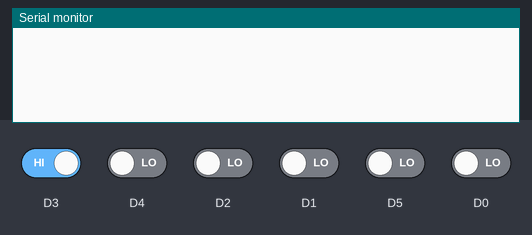
The sketch below on a simulated ESP8266 (NodeMCU). Shown: the last lines printed to the serial monitor. The inputs (shaded band) are chosen by the test bench; at power-on: D3 HIGH, D0–2, D4, D5 LOW.

Above: at 1.2 s.
1.3 s: D3 driven LOW
At 2.5 s:
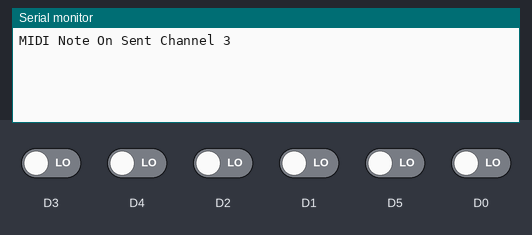
2.8 s: D3 driven HIGH
At 3.9 s:
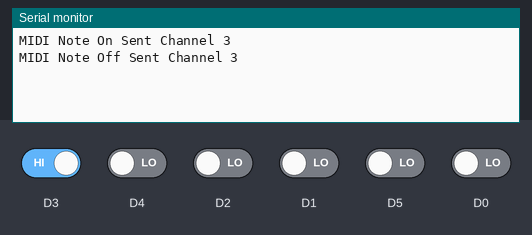
4.3 s: D4 driven HIGH
At 5.1 s:
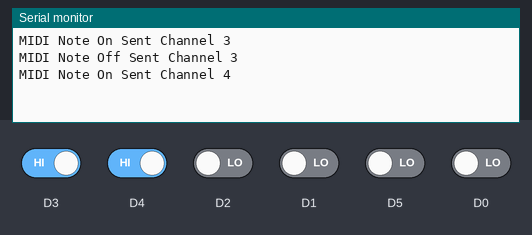
5.8 s: D2 driven HIGH
At 6.2 s:
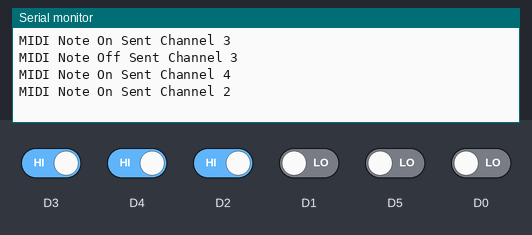
7.3 s: D1 driven HIGH
At 8.5 s:
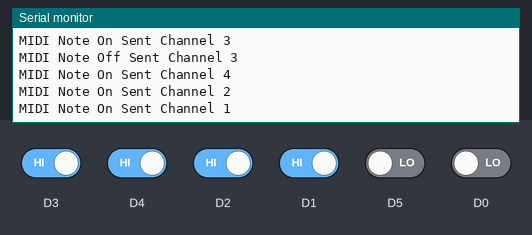
8.8 s: D5 driven HIGH
At 9.7 s:
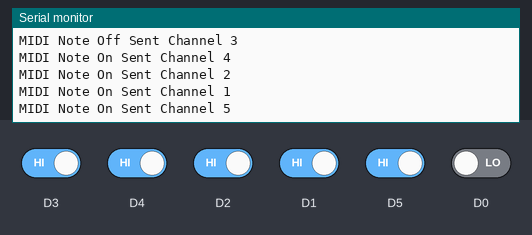
Timing chart, 0 to 11.3 s (numbered marks = the images above; inputs shaded):
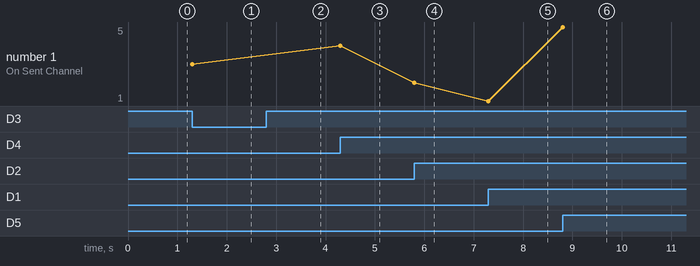

The sketch:

Footswitch_Code.ino
```cpp
void setup() {
  Serial.begin(9600);
  Serial1.begin(31250);
  pinMode(D0, INPUT);
  pinMode(D1, INPUT);
  pinMode(D2, INPUT);
  pinMode(D3, INPUT);
  pinMode(D4, INPUT);
  pinMode(D5, INPUT);
  attachInterrupt(digitalPinToInterrupt(D0), ISR0, CHANGE);
  attachInterrupt(digitalPinToInterrupt(D1), ISR1, CHANGE);
  attachInterrupt(digitalPinToInterrupt(D2), ISR2, CHANGE);
  attachInterrupt(digitalPinToInterrupt(D3), ISR3, CHANGE);
  attachInterrupt(digitalPinToInterrupt(D4), ISR4, CHANGE);
  attachInterrupt(digitalPinToInterrupt(D5), ISR5, CHANGE);

}
//default states
  volatile bool off0 = true;
  volatile bool off1 = true;
  volatile bool off2 = true;
  volatile bool off3 = true;
  volatile bool off4 = true;
  volatile bool off5 = true;

//channel 0
void MIDIOff0(){
  byte midiNoteOff0[] = {0x80};
  Serial1.write(midiNoteOff0, sizeof(midiNoteOff0));
  Serial.println("MIDI Note Off Sent Channel 0");

}
void MIDIOn0(){
  byte midiNoteOn0[] = {0x90};
  Serial1.write(midiNoteOn0, sizeof(midiNoteOn0));
  Serial.println("MIDI Note On Sent Channel 0");
}

//channel 1
void MIDIOff1(){
  byte midiNoteOff1[] = {0x81};
  Serial1.write(midiNoteOff1, sizeof(midiNoteOff1));
  Serial.println("MIDI Note Off Sent Channel 1");

}
void MIDIOn1(){
  byte midiNoteOn1[] = {0x91};
  Serial1.write(midiNoteOn1, sizeof(midiNoteOn1));
  Serial.println("MIDI Note On Sent Channel 1");
}

//channel 2
void MIDIOff2(){
  byte midiNoteOff2[] = {0x82};
  Serial1.write(midiNoteOff2, sizeof(midiNoteOff2));
  Serial.println("MIDI Note Off Sent Channel 2");

}
void MIDIOn2(){
  byte midiNoteOn2[] = {0x92};
  Serial1.write(midiNoteOn2, sizeof(midiNoteOn2));
  Serial.println("MIDI Note On Sent Channel 2");
}

//channel 3
void MIDIOff3(){
  byte midiNoteOff3[] = {0x83};
  Serial1.write(midiNoteOff3, sizeof(midiNoteOff3));
  Serial.println("MIDI Note Off Sent Channel 3");

}
void MIDIOn3(){
  byte midiNoteOn3[] = {0x93};
  Serial1.write(midiNoteOn3, sizeof(midiNoteOn3));
  Serial.println("MIDI Note On Sent Channel 3");
}

//channel 4
void MIDIOff4(){
  byte midiNoteOff4[] = {0x84};
  Serial1.write(midiNoteOff4, sizeof(midiNoteOff4));
  Serial.println("MIDI Note Off Sent Channel 4");

}
void MIDIOn4(){
  byte midiNoteOn4[] = {0x94};
  Serial1.write(midiNoteOn4, sizeof(midiNoteOn4));
  Serial.println("MIDI Note On Sent Channel 4");
}

//channel 5
void MIDIOff5(){
  byte midiNoteOff5[] = {0x85};
  Serial1.write(midiNoteOff5, sizeof(midiNoteOff5));
  Serial.println("MIDI Note Off Sent Channel 5");

}
void MIDIOn5(){
  byte midiNoteOn5[] = {0x95};
  Serial1.write(midiNoteOn5, sizeof(midiNoteOn5));
  Serial.println("MIDI Note On Sent Channel 5");
}


void ISR0(){
  if (off0){
    MIDIOn0();
    off0 = false;
  } else {
    MIDIOff0();
    off0 = true;
  }
}


void ISR1(){
  if (off1){
    MIDIOn1();
    off1 = false;
  } else {
    MIDIOff1();
    off1 = true;
  }
}

void ISR2(){
  if (off2){
    MIDIOn2();
    off2 = false;
  } else {
    MIDIOff2();
    off2 = true;
  }
}

void ISR3(){
  if (off3){
    MIDIOn3();
    off3 = false;
  } else {
    MIDIOff3();
    off3 = true;
  }
}

void ISR4(){
  if (off4){
      MIDIOn4();
      off4 = false;
    } else {
      MIDIOff4();
      off4 = true;
    }
}

void ISR5(){
   if (off5){
      MIDIOn5();
      off5 = false;
    } else {
      MIDIOff5();
      off5 = true;
    }
}

void loop() {

}
```

Measured:
- after the input at 1.3 s, the serial monitor: prints a new line at once (image 1)
- after the input at 2.8 s, the serial monitor: prints a new line at once (image 2)
- after the input at 4.3 s, the serial monitor: prints a new line at once (image 3)
- after the input at 5.8 s, the serial monitor: prints a new line at once (image 4)
- after the input at 7.3 s, the serial monitor: prints a new line at once (image 5)
- after the input at 8.8 s, the serial monitor: prints a new line at once (image 6)
- plotted number 1: 3 → 4 after the input at 4.3 s, 4 → 2 after the input at 5.8 s, 2 → 1 after the input at 7.3 s, 1 → 5 after the input at 8.8 s
